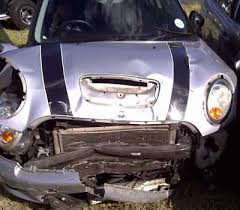
#> input picture dataset/trafficnet_dataset_v1/test/accident/images_041 (2).jpg, 240 x 210 px, given as the content of the folder trafficnet_dataset_v1/test/accident/images_041 (2).jpg/train, which was not available
$ python -i feature_extraction.py   (imports and definitions only)
#> lines starting #> are read from the running program, lines starting #| are printed output that depends on the picture; pictures that were not available may be replaced by others from this repository, and a replacement may not be noted
import cv2
import numpy as np
import os
import matplotlib.pyplot as plt
from skimage.feature import local_binary_pattern, hog


# -------------------------------------------------
# FEATURE VISUALIZATION (for random image)
# -------------------------------------------------
# [43 lines left out: function visualize_features, not called in this run]


# -------------------------------------------------
# FEATURE EXTRACTION (for dataset training)
# -------------------------------------------------
def extract_features(dataset_path):

    X = []
    y = []

    train_path = os.path.join(dataset_path, "train")

    count = 0

    for label in os.listdir(train_path):

        class_path = os.path.join(train_path, label)

        for file in os.listdir(class_path):

            count += 1

            if count % 100 == 0:
                print("Processed images:", count)

            image_path = os.path.join(class_path, file)

            image = cv2.imread(image_path)
#> image is the input picture: shape (210, 240, 3); mean B, G, R 100.2, 93.3, 101.3

            if image is None:
                continue

            # Resize image
            image = cv2.resize(image, (224,224))
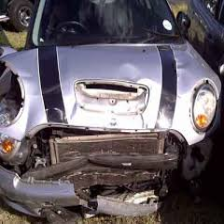
#> image: shape (224, 224, 3); mean B, G, R 100.1, 93.1, 101.1

            gray = cv2.cvtColor(image, cv2.COLOR_BGR2GRAY)
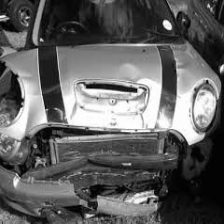
#> gray: shape (224, 224); min 1, max 255, mean 96.3

            # ---------------------------------
            # Histogram Feature
            # ---------------------------------
            hist = cv2.calcHist([gray],[0],None,[256],[0,256]).flatten()
#> hist = 256 values, max 1226 at index 3, min 0 at index 0, mean 196

            # ---------------------------------
            # Edge Feature
            # ---------------------------------
            edges = cv2.Canny(gray,100,200)
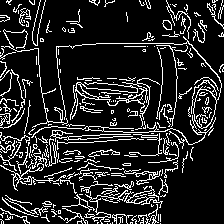
#> edges: shape (224, 224); 14.8% white in thin lines or dots
            edge_density = np.sum(edges > 0) / edges.size
#> edge_density = 0.148

            # ---------------------------------
            # Texture Feature (LBP)
            # ---------------------------------
            lbp = local_binary_pattern(gray, 24, 3, method="uniform")
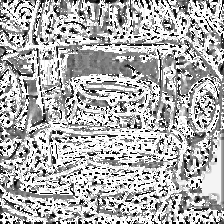
#> lbp: shape (224, 224) float64; min 0, max 25, mean 17.2; drawn with min black and max white
            lbp_hist,_ = np.histogram(lbp.ravel(), bins=26, range=(0,26))
#> lbp_hist = 26 values, max 19484 at index 25, min 551 at index 18, mean 1929.8

            # ---------------------------------
            # Color Histogram
            # ---------------------------------
            color_hist = cv2.calcHist(
                [image],
                [0,1,2],
                None,
                [16,16,16],
                [0,256,0,256,0,256]
            ).flatten()
#> color_hist = 4096 values, max 3147 at index 4095, min 0 at index 3, mean 12.25

            # ---------------------------------
            # HOG Feature
            # ---------------------------------
            hog_features = hog(
                gray,
                orientations=8,
                pixels_per_cell=(16,16),
                cells_per_block=(2,2),
                visualize=False
            )
#> hog_features = 5408 values, max 0.609 at index 1876, min 0 at index 991, mean 0.145

            # ---------------------------------
            # Statistical Features
            # ---------------------------------
            mean_val = np.mean(gray)
#> mean_val = 96.33
            std_val = np.std(gray)
#> std_val = 72.55

            # ---------------------------------
            # Combine All Features
            # ---------------------------------
            features = np.concatenate([
                hist,
                lbp_hist,
                color_hist,
                hog_features,
                [edge_density],
                [mean_val],
                [std_val]
            ])
#> features = 9789 values, max 19484 at index 281, min 0 at index 0, mean 15.47

            X.append(features)
            y.append(label)


    X = np.array(X)
    y = np.array(y)
    print("Training feature length:", len(features))
#| Training feature length: 9789
    print("\nFeature Matrix Shape:", X.shape)
#| Feature Matrix Shape: (1, 9789)
    print("Labels Shape:", y.shape)

    return X, y

# [47 lines left out: function extract_features_single, not called in this run]

>>> result = extract_features('../dataset/trafficnet_dataset_v1/test/accident/images_041 (2).jpg')
